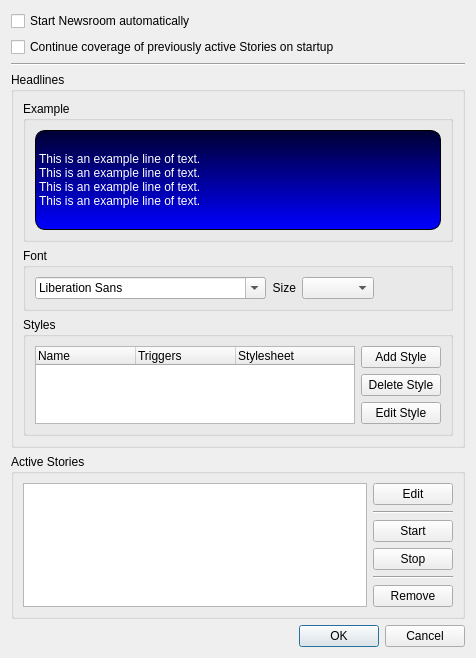
<?xml version="1.0" encoding="UTF-8"?>
<ui version="4.0">
 <class>SettingsDialog</class>
 <widget class="QDialog" name="SettingsDialog">
  <property name="geometry">
   <rect>
    <x>0</x>
    <y>0</y>
    <width>476</width>
    <height>636</height>
   </rect>
  </property>
  <property name="windowTitle">
   <string>Dialog</string>
  </property>
  <layout class="QVBoxLayout" name="verticalLayout_10">
   <item>
    <widget class="QCheckBox" name="check_StartAutomatically">
     <property name="toolTip">
      <string>&lt;html&gt;&lt;head/&gt;&lt;body&gt;&lt;p&gt;Launches the Newroom app automatically when you log in.&lt;/p&gt;&lt;/body&gt;&lt;/html&gt;</string>
     </property>
     <property name="text">
      <string>Start Newsroom automatically</string>
     </property>
    </widget>
   </item>
   <item>
    <widget class="QCheckBox" name="check_ContinueCoverage">
     <property name="text">
      <string>Continue coverage of previously active Stories on startup</string>
     </property>
    </widget>
   </item>
   <item>
    <widget class="Line" name="line">
     <property name="orientation">
      <enum>Qt::Horizontal</enum>
     </property>
    </widget>
   </item>
   <item>
    <widget class="QGroupBox" name="groupBox_6">
     <property name="title">
      <string>Headlines</string>
     </property>
     <layout class="QVBoxLayout" name="verticalLayout_9">
      <item>
       <widget class="QGroupBox" name="groupBox_8">
        <property name="title">
         <string>Example</string>
        </property>
        <property name="flat">
         <bool>true</bool>
        </property>
        <layout class="QVBoxLayout" name="verticalLayout_11">
         <item>
          <widget class="QLabel" name="label_HeadlineExample">
           <property name="minimumSize">
            <size>
             <width>100</width>
             <height>100</height>
            </size>
           </property>
           <property name="styleSheet">
            <string notr="true">color: rgb(255, 255, 255); background-color: qlineargradient(spread:pad, x1:0, y1:0, x2:0, y2:1, stop:0 rgba(0, 0, 50, 255), stop:1 rgba(0, 0, 255, 255)); border: 1px solid black; border-radius: 10px;</string>
           </property>
           <property name="text">
            <string>&lt;html&gt;&lt;head/&gt;&lt;body&gt;&lt;p&gt;This is an example line of text.&lt;br/&gt;This is an example line of text.&lt;br/&gt;This is an example line of text.&lt;br/&gt;This is an example line of text.&lt;/p&gt;&lt;/body&gt;&lt;/html&gt;</string>
           </property>
          </widget>
         </item>
        </layout>
       </widget>
      </item>
      <item>
       <widget class="QGroupBox" name="groupBox_5">
        <property name="title">
         <string>Font</string>
        </property>
        <property name="flat">
         <bool>true</bool>
        </property>
        <layout class="QVBoxLayout" name="verticalLayout_6">
         <item>
          <layout class="QHBoxLayout" name="horizontalLayout_6">
           <item>
            <widget class="QFontComboBox" name="combo_FontFamily"/>
           </item>
           <item>
            <widget class="QLabel" name="label_7">
             <property name="text">
              <string>Size</string>
             </property>
             <property name="alignment">
              <set>Qt::AlignRight|Qt::AlignTrailing|Qt::AlignVCenter</set>
             </property>
            </widget>
           </item>
           <item>
            <widget class="QComboBox" name="combo_FontSize"/>
           </item>
           <item>
            <spacer name="horizontalSpacer_5">
             <property name="orientation">
              <enum>Qt::Horizontal</enum>
             </property>
             <property name="sizeHint" stdset="0">
              <size>
               <width>40</width>
               <height>20</height>
              </size>
             </property>
            </spacer>
           </item>
          </layout>
         </item>
        </layout>
       </widget>
      </item>
      <item>
       <widget class="QGroupBox" name="groupBox_7">
        <property name="title">
         <string>Styles</string>
        </property>
        <property name="flat">
         <bool>true</bool>
        </property>
        <layout class="QVBoxLayout" name="verticalLayout_5">
         <item>
          <layout class="QHBoxLayout" name="horizontalLayout_2">
           <item>
            <widget class="QTreeWidget" name="tree_Styles">
             <column>
              <property name="text">
               <string>Name</string>
              </property>
             </column>
             <column>
              <property name="text">
               <string>Triggers</string>
              </property>
             </column>
             <column>
              <property name="text">
               <string>Stylesheet</string>
              </property>
             </column>
            </widget>
           </item>
           <item>
            <layout class="QVBoxLayout" name="verticalLayout_3">
             <item>
              <widget class="QPushButton" name="button_AddStyle">
               <property name="text">
                <string>Add Style</string>
               </property>
              </widget>
             </item>
             <item>
              <widget class="QPushButton" name="button_DeleteStyle">
               <property name="text">
                <string>Delete Style</string>
               </property>
              </widget>
             </item>
             <item>
              <widget class="QPushButton" name="button_EditStyle">
               <property name="text">
                <string>Edit Style</string>
               </property>
              </widget>
             </item>
             <item>
              <spacer name="verticalSpacer_2">
               <property name="orientation">
                <enum>Qt::Vertical</enum>
               </property>
               <property name="sizeHint" stdset="0">
                <size>
                 <width>20</width>
                 <height>28</height>
                </size>
               </property>
              </spacer>
             </item>
            </layout>
           </item>
          </layout>
         </item>
        </layout>
       </widget>
      </item>
     </layout>
    </widget>
   </item>
   <item>
    <widget class="QGroupBox" name="group_Stories">
     <property name="title">
      <string>Active Stories</string>
     </property>
     <layout class="QVBoxLayout" name="verticalLayout_4">
      <item>
       <layout class="QHBoxLayout" name="horizontalLayout">
        <item>
         <widget class="QTreeWidget" name="tree_Stories">
          <property name="rootIsDecorated">
           <bool>false</bool>
          </property>
          <attribute name="headerVisible">
           <bool>false</bool>
          </attribute>
          <column>
           <property name="text">
            <string>1</string>
           </property>
          </column>
          <column>
           <property name="text">
            <string>2</string>
           </property>
          </column>
         </widget>
        </item>
        <item>
         <layout class="QVBoxLayout" name="verticalLayout_2">
          <item>
           <widget class="QPushButton" name="button_EditStory">
            <property name="text">
             <string>Edit</string>
            </property>
           </widget>
          </item>
          <item>
           <widget class="Line" name="line_3">
            <property name="orientation">
             <enum>Qt::Horizontal</enum>
            </property>
           </widget>
          </item>
          <item>
           <widget class="QPushButton" name="button_StartCoverage">
            <property name="text">
             <string>Start</string>
            </property>
           </widget>
          </item>
          <item>
           <widget class="QPushButton" name="button_StopCoverage">
            <property name="text">
             <string>Stop</string>
            </property>
           </widget>
          </item>
          <item>
           <widget class="Line" name="line_2">
            <property name="orientation">
             <enum>Qt::Horizontal</enum>
            </property>
           </widget>
          </item>
          <item>
           <widget class="QPushButton" name="button_RemoveStory">
            <property name="text">
             <string>Remove</string>
            </property>
           </widget>
          </item>
          <item>
           <spacer name="verticalSpacer">
            <property name="orientation">
             <enum>Qt::Vertical</enum>
            </property>
            <property name="sizeHint" stdset="0">
             <size>
              <width>20</width>
              <height>40</height>
             </size>
            </property>
           </spacer>
          </item>
         </layout>
        </item>
       </layout>
      </item>
     </layout>
    </widget>
   </item>
   <item>
    <widget class="QDialogButtonBox" name="buttonBox">
     <property name="orientation">
      <enum>Qt::Horizontal</enum>
     </property>
     <property name="standardButtons">
      <set>QDialogButtonBox::Cancel|QDialogButtonBox::Ok</set>
     </property>
    </widget>
   </item>
  </layout>
 </widget>
 <tabstops>
  <tabstop>check_StartAutomatically</tabstop>
  <tabstop>combo_FontFamily</tabstop>
  <tabstop>combo_FontSize</tabstop>
  <tabstop>button_RemoveStory</tabstop>
 </tabstops>
 <resources/>
 <connections>
  <connection>
   <sender>buttonBox</sender>
   <signal>accepted()</signal>
   <receiver>SettingsDialog</receiver>
   <slot>accept()</slot>
   <hints>
    <hint type="sourcelabel">
     <x>248</x>
     <y>254</y>
    </hint>
    <hint type="destinationlabel">
     <x>157</x>
     <y>274</y>
    </hint>
   </hints>
  </connection>
  <connection>
   <sender>buttonBox</sender>
   <signal>rejected()</signal>
   <receiver>SettingsDialog</receiver>
   <slot>reject()</slot>
   <hints>
    <hint type="sourcelabel">
     <x>316</x>
     <y>260</y>
    </hint>
    <hint type="destinationlabel">
     <x>286</x>
     <y>274</y>
    </hint>
   </hints>
  </connection>
 </connections>
</ui>
